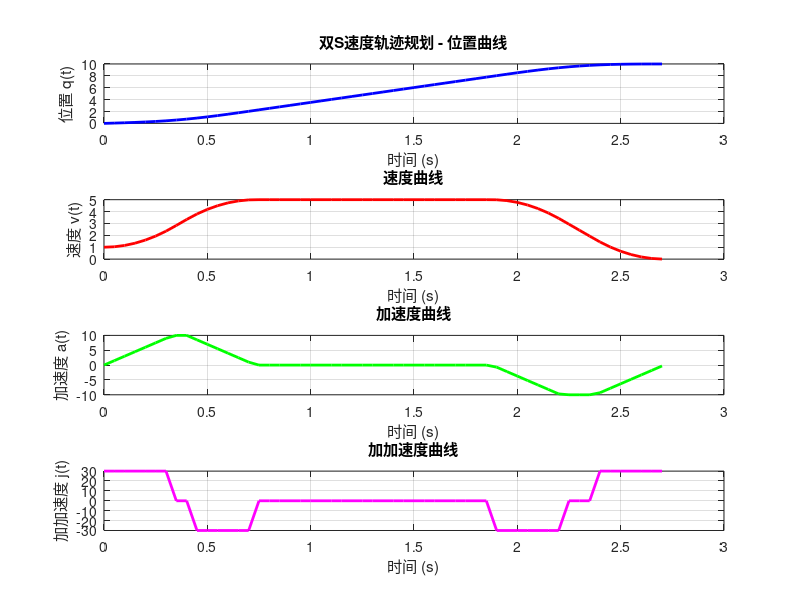

The MATLAB script that drew this image:
q0 = 0; q1 = 10; v0 = 1; v1 = 0;
vmax = 5; amax = 10; jmax = 30; jmin = -jmax;

if (vmax - v0) * jmax < amax^2
    Tj1 = sqrt((vmax - v0) / jmax);
    Ta = 2 * Tj1;
else
    Tj1 = amax / jmax;
    Ta = Tj1 + (vmax - v0) / amax;
end

if (vmax - v1) * jmax < amax^2
    Tj2 = sqrt((vmax - v1) / jmax);
    Td = 2 * Tj2;
else
    Tj2 = amax / jmax;
    Td = Tj2 + (vmax - v1) / amax;
end

Tv = (q1 - q0) / vmax - 1/2 * Ta * (1 + v0 / vmax) - 1/2 * Td * (1 + v1 / vmax);
if Tv > 0
    vlim = vmax;
    alim_a = amax;
    alim_d = amax;
elseif Tv < 0
    Tv = 0;
    Tj1 = amax / jmax;
    Tj2 = Tj1;
    delta = amax^4 / jmax^2 + 2 * (v0^2 + v1^2) + amax * (4 * (q1-q0) - 2 * (amax/jmax) * (v0 +v1));
    Ta = (amax^2/jmax - 2*v0 + sqrt(delta)) / (2 * amax);
    Td = (amax^2/jmax - 2*v1 + sqrt(delta)) / (2 * amax);
    if Ta < 0
        Ta = 0;
        Tj1 = 0;
        Td = 2 * (q1 - q0) / (v1 + v0);
        Tj2 = (jmax * (q1-q0) - sqrt(jmax*(jmax*(q1-q0)^2 + (v1+v0)^2 * (v1-v0)))) / (jmax * (v1 + v0));
    end
    if Td < 0
        Td = 0;
        Tj2 = 0;
        Ta = 2 * (q1 - q0) / (v1 + v0);
        Tj1 = (jmax * (q1-q0) - sqrt(jmax*(jmax*(q1-q0)^2 - (v1+v0)^2 * (v1-v0)))) / (jmax * (v1 + v0));
    end
    alim_a = jmax * Tj1;
    alim_d = -jmax * Tj2;
    vlim = v0 + (Ta - Tj1) * alim_a;
end

T = Ta + Td + Tv;
dt = 0.05;
t_segment = 0:dt:T;
n = length(t_segment);
q_all = zeros(1, n);
q_d_all = zeros(1, n);
q_dd_all = zeros(1, n);
q_ddd_all = zeros(1, n);
for i = 1:n
    t = t_segment(i);
    if t >= 0 && t <= Tj1
        q_all(i) = q0 + v0 * t + jmax * (t^3 / 6);
        q_d_all(i) = v0 + jmax * (t^2 / 2);
        q_dd_all(i) = jmax * t;
        q_ddd_all(i) = jmax;
    elseif t >= Tj1 && t <= Ta - Tj1
        q_all(i) = q0 + v0 * t + alim_a / 6 * (3*t^2 - 3*Tj1*t + Tj1^2);
        q_d_all(i) = v0 + alim_a * (t - Tj1 / 2);
        q_dd_all(i) = jmax * Tj1;
        q_ddd_all(i) = 0;
    elseif t >= Ta - Tj1 && t <= Ta
        q_all(i) = q0 + (vlim + v0) * (Ta / 2) - vlim * (Ta-t) - jmin * (Ta-t)^3 / 6;
        q_d_all(i) = vlim + jmin * (Ta-t)^2 / 2;
        q_dd_all(i) = -jmin * (Ta-t);
        q_ddd_all(i) = jmin;
    elseif t >= Ta && t <= Ta + Tv
        q_all(i) = q0 + (vlim+v0) * Ta /2 + vlim * (t-Ta);
        q_d_all(i) = vlim;
        q_dd_all(i) = 0;
        q_ddd_all(i) = 0;
    elseif t >= T - Td && t <= T - Td + Tj2
        q_all(i) = q1 - (vlim + v1) * Td / 2 + vlim * (t-T+Td) - jmax * (t-T+Td)^3 / 6;
        q_d_all(i) = vlim - jmax * (t-T+Td)^2 / 2;
        q_dd_all(i) = -jmax * (t-T+Td);
        q_ddd_all(i) = jmin;
    elseif t >= T - Td + Tj2 && t <= T - Tj2
        q_all(i) = q1 - (vlim+v1) * Td /2 + vlim * (t-T+Td) - (alim_d / 6) * (3*(t-T+Td)^2 - 3*Tj2*(t-T+Td) + Tj2^2);
        q_d_all(i) = vlim - alim_d * (t-T+Td-Tj2/2);
        q_dd_all(i) = -jmax * Tj2;
        q_ddd_all(i) = 0;
    elseif t >= T - Tj2 && t < T
        q_all(i) = q1 - v1 * (T - t) - jmax * (T-t)^3 / 6;
        q_d_all(i) = v1 + jmax * (T-t)^2 / 2;
        q_dd_all(i) = -jmax * (T-t);
        q_ddd_all(i) = jmax;
    end
end

figure;
subplot(4, 1, 1);
plot(t_segment, q_all, 'b-', 'LineWidth', 2);
grid on;
title('双S速度轨迹规划 - 位置曲线');
ylabel('位置 q(t)');
xlabel('时间 (s)');

subplot(4, 1, 2);
plot(t_segment, q_d_all, 'r-', 'LineWidth', 2);
grid on;
title('速度曲线');
ylabel('速度 v(t)');
xlabel('时间 (s)');

subplot(4, 1, 3);
plot(t_segment, q_dd_all, 'g-', 'LineWidth', 2);
grid on;
title('加速度曲线');
ylabel('加速度 a(t)');
xlabel('时间 (s)');

subplot(4, 1, 4);
plot(t_segment, q_ddd_all, 'm-', 'LineWidth', 2);
grid on;
title('加加速度曲线');
ylabel('加加速度 j(t)');
xlabel('时间 (s)');


